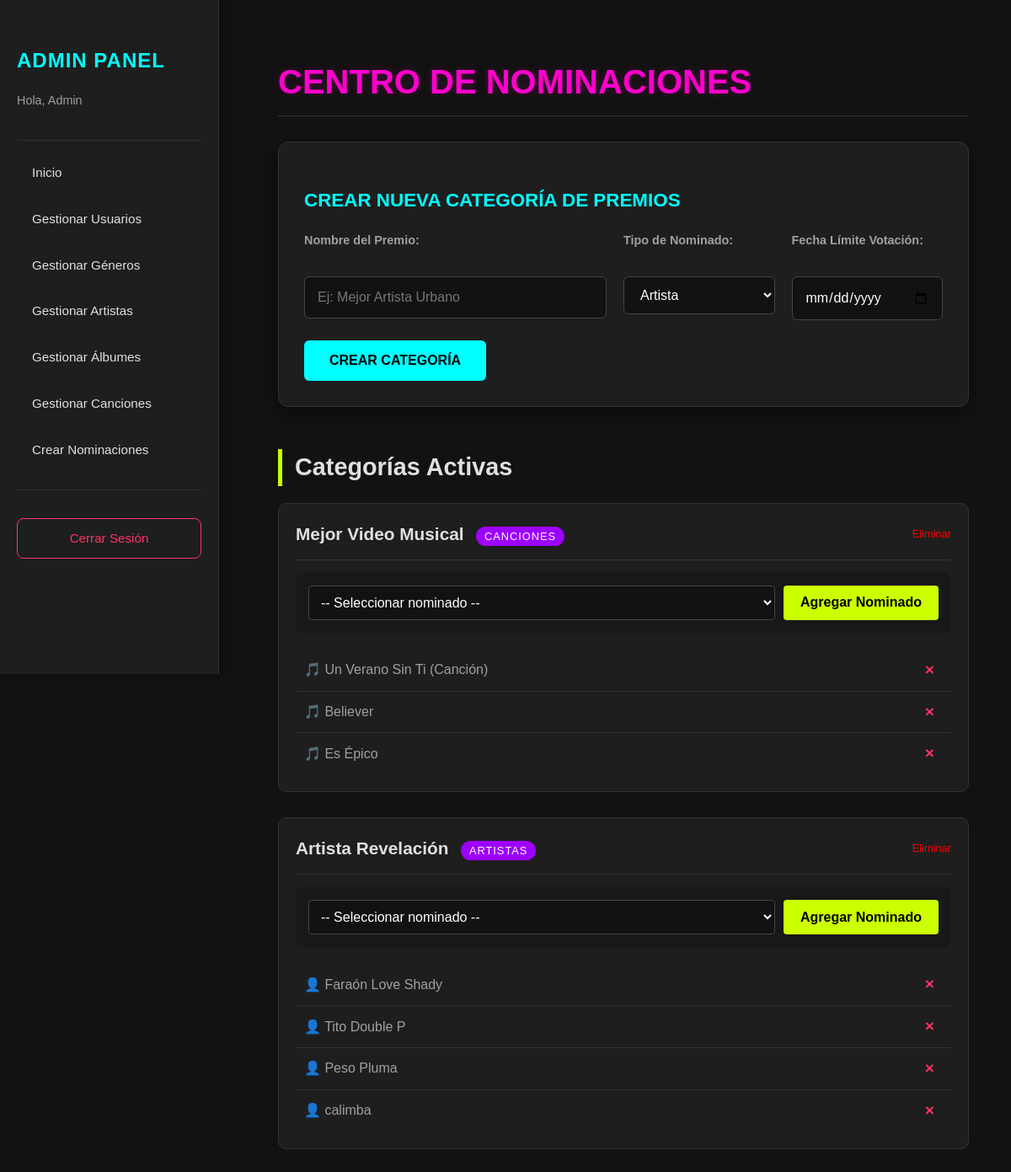
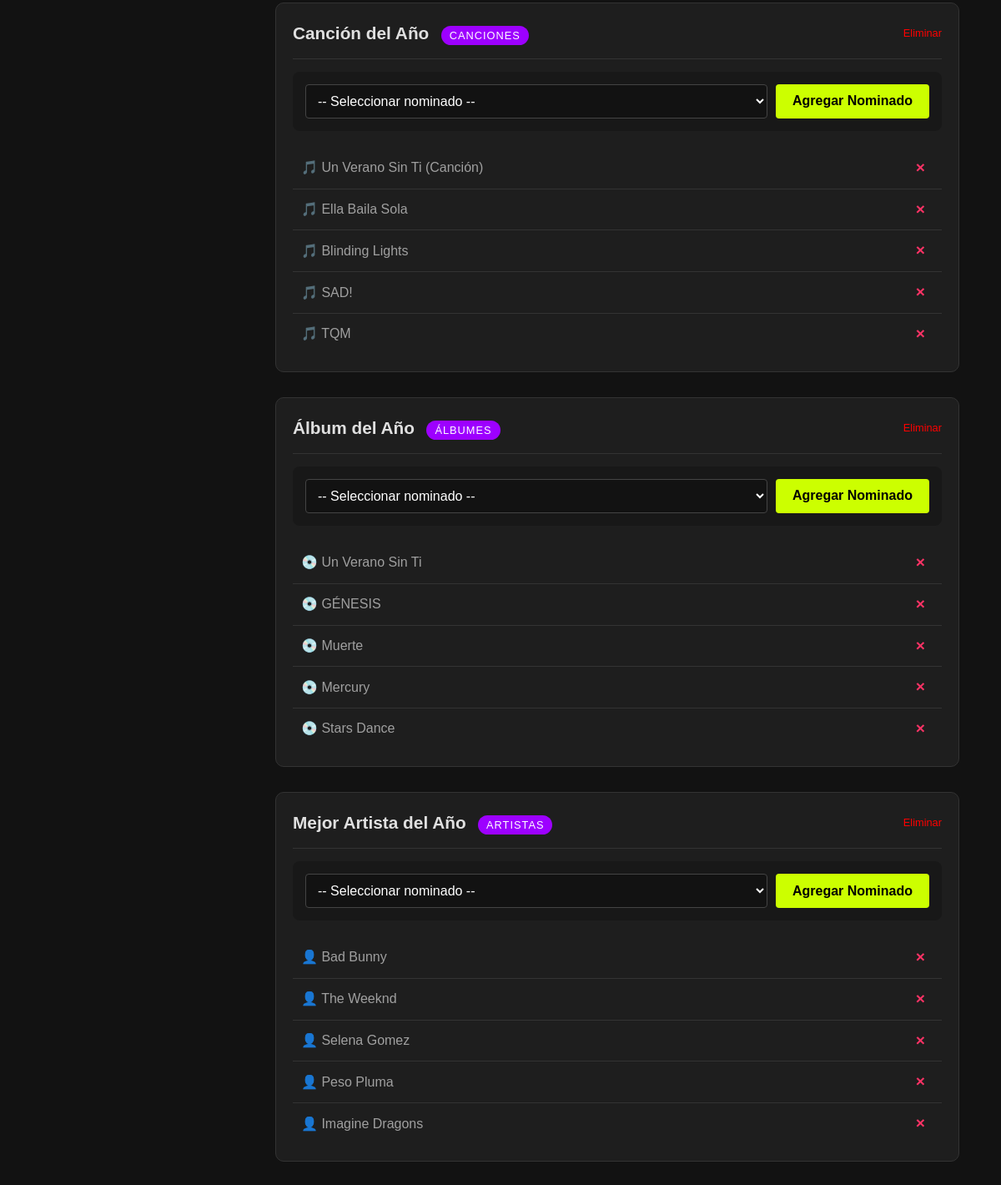
/app/views/panel/nominaciones.php (signed in), run on the app's committed database (2 pictures, top to bottom).
### tables this page shows
CREATE TABLE IF NOT EXISTS `categorias_nominaciones` (
  `id_categoria_nominacion` int NOT NULL AUTO_INCREMENT,
  `estatus_categoria_nominacion` tinyint NOT NULL,
  `tipo_categoria_nominacion` tinyint NOT NULL,
  `nombre_categoria_nominacion` varchar(50) NOT NULL,
  `fecha_categoria_nominacion` date NOT NULL,
  PRIMARY KEY (`id_categoria_nominacion`)
);

CREATE TABLE IF NOT EXISTS `nominaciones` (
  `id_nominacion` int NOT NULL AUTO_INCREMENT,
  `fecha_nominacion` timestamp NOT NULL DEFAULT CURRENT_TIMESTAMP,
  `id_categoria_nominacion` int NOT NULL,
  `id_artista` int DEFAULT NULL,
  `id_album` int DEFAULT NULL,
  `contador_nominacion` int DEFAULT '0',
  `id_cancion` int DEFAULT NULL,
  PRIMARY KEY (`id_nominacion`),
  KEY `id_categoria_nominacion` (`id_categoria_nominacion`),
  KEY `id_artista` (`id_artista`),
  KEY `id_album` (`id_album`),
  KEY `nominaciones_ibfk_4` (`id_cancion`)
);

CREATE TABLE IF NOT EXISTS `canciones` (
  `id_cancion` int NOT NULL AUTO_INCREMENT,
  `estatus_cancion` tinyint NOT NULL,
  `nombre_cancion` varchar(50) NOT NULL,
  `fecha_lanzamiento_cancion` date NOT NULL,
  `duracion_cancion` time DEFAULT NULL,
  `mp3_cancion` varchar(200) DEFAULT NULL,
  `url_cancion` varchar(200) DEFAULT NULL,
  `url_video_cancion` varchar(200) DEFAULT NULL,
  `id_album` int DEFAULT NULL,
  `id_artista` int NOT NULL,
  `id_genero` int NOT NULL,
  `imagen_cancion` varchar(255) DEFAULT NULL,
  PRIMARY KEY (`id_cancion`),
  KEY `id_artista` (`id_artista`),
  KEY `id_genero` (`id_genero`),
  KEY `fk_cancion_album` (`id_album`)
);

CREATE TABLE IF NOT EXISTS `artistas` (
  `id_artista` int NOT NULL AUTO_INCREMENT,
  `estatus_artista` tinyint NOT NULL,
  `pseudonimo_artista` varchar(50) NOT NULL,
  `nacionalidad_artista` varchar(100) DEFAULT NULL,
  `biografia_artista` text,
  `id_usuario` int NOT NULL,
  `id_genero` int DEFAULT NULL,
  `imagen_artista` varchar(255) DEFAULT NULL,
  PRIMARY KEY (`id_artista`),
  UNIQUE KEY `id_usuario` (`id_usuario`),
  KEY `id_genero` (`id_genero`)
);

CREATE TABLE IF NOT EXISTS `albumes` (
  `id_album` int NOT NULL AUTO_INCREMENT,
  `estatus_album` tinyint NOT NULL,
  `fecha_lanzamiento_album` date NOT NULL,
  `titulo_album` varchar(50) NOT NULL,
  `descripcion_album` text,
  `imagen_album` varchar(200) DEFAULT NULL,
  `id_artista` int NOT NULL,
  `id_genero` int DEFAULT NULL,
  PRIMARY KEY (`id_album`),
  KEY `id_artista` (`id_artista`),
  KEY `id_genero` (`id_genero`)
);

### app/views/panel/nominaciones.php (the view, shortened to what this page needs)
<?php
require_once '../../../config/conexion-bd.php';
$categorias = $conexion->query("SELECT * FROM categorias_nominaciones WHERE estatus_categoria_nominacion = 1 ORDER BY id_categoria_nominacion DESC")->fetchAll(PDO::FETCH_ASSOC);
?>
<!DOCTYPE html>
<html lang="es">
<head>
    <link rel="stylesheet" href="<?php echo HOST; ?>recursos/assets/css/reset.css">
    <link rel="stylesheet" href="<?php echo HOST; ?>recursos/assets/css/root.css">
    <link rel="stylesheet" href="<?php echo HOST; ?>recursos/assets/css/menu-lateral.css">
    <link rel="stylesheet" href="<?php echo HOST; ?>recursos/assets/css/nominaciones.css">
</head>
<body>
    <?php include '../../../recursos/recursos_panel/menu_lateral.php'; ?>
    <main>
        <h1>Centro de Nominaciones</h1>
        <div class="panel-crear">
            <h3>Crear Nueva Categoría de Premios</h3>
            <form action="../../backend/panel/acc_nominaciones.php" method="POST">
                <div style="display: flex; gap: 20px;">
                    <div style="flex: 2;">
                        <label>Nombre del Premio:</label><br>
                        <input type="text" name="nombre" required placeholder="Ej: Mejor Artista Urbano" style="width: 100%;">
                    </div>
                    <div style="flex: 1;">
                        <label>Tipo de Nominado:</label><br>
                        <select name="tipo" required style="width: 100%;">
                            <option value="1">Artista</option>
                        </select>
                    </div>
                    <div style="flex: 1;">
                        <label>Fecha Límite Votación:</label><br>
                        <input type="date" name="fecha_limite" required style="width: 100%;">
                    </div>
                </div>
                <br>
                <button type="submit" class="btn-main">Crear Categoría</button>
            </form>
        </div>
        <h2>Categorías Activas</h2>
        <?php foreach ($categorias as $cat): ?>
            <?php
                $tipo_txt = "";
                if($cat['tipo_categoria_nominacion'] == 1) $tipo_txt = "Artistas";
                if($cat['tipo_categoria_nominacion'] == 2) $tipo_txt = "Álbumes";
                if($cat['tipo_categoria_nominacion'] == 3) $tipo_txt = "Canciones";
            ?>
            <div class="categoria-card">
                <div class="header-cat">
                    <div>
                        <strong style="font-size: 1.2rem;"><?php echo $cat['nombre_categoria_nominacion']; ?></strong>
                        <span class="badge"><?php echo $tipo_txt; ?></span>
                    </div>
                    <a href="../../backend/panel/acc_nominaciones.php?accion=borrar_cat&id=<?php echo $cat['id_categoria_nominacion']; ?>"
                       style="color: red; font-size: 0.8rem;" onclick="return confirm('¿Borrar categoría?')">Eliminar</a>
                </div>
                <form class="form-nominar" action="../../backend/panel/acc_nominaciones.php" method="POST">
                    <select name="id_item" required>
                        <option value="">-- Seleccionar nominado --</option>
                    </select>
                    <button type="submit" class="btn-add">Agregar Nominado</button>
                </form>
                <ul class="lista-nominados">
                    <?php
                        $sql_noms = "SELECT n.id_nominacion,
                                            ar.pseudonimo_artista,
                                            al.titulo_album,
                                            cn.nombre_cancion
                                     FROM nominaciones n
                                     LEFT JOIN artistas ar ON n.id_artista = ar.id_artista
                                     LEFT JOIN albumes al ON n.id_album = al.id_album
                                     LEFT JOIN canciones cn ON n.id_cancion = cn.id_cancion
                                     WHERE n.id_categoria_nominacion = " . $cat['id_categoria_nominacion'];
                        $noms = $conexion->query($sql_noms)->fetchAll(PDO::FETCH_ASSOC);
                    ?>
                    <?php foreach($noms as $n): ?>
                        <li class="nominado-item">
                            <?php
                                if($n['pseudonimo_artista']) echo "👤 " . $n['pseudonimo_artista'];
                                if($n['titulo_album']) echo "💿 " . $n['titulo_album'];
                                if($n['nombre_cancion']) echo "🎵 " . $n['nombre_cancion'];
                            ?>
                            <a href="../../backend/panel/acc_nominaciones.php?accion=borrar_nom&id=<?php echo $n['id_nominacion']; ?>" class="btn-x">×</a>
                        </li>
                    <?php endforeach; ?>
                </ul>
            </div>
        <?php endforeach; ?>
    </main>
</body>
</html>

### recursos/assets/css/root.css (style rules this page uses)
:root { --bg-color: #050505; --neon-pink: #FF00CC; --neon-lime: #CCFF00; --neon-cyan: #00FFFF; --neon-violet: #9D00FF; --text-color: #FFFFFF; --text-muted: #E0E0E0; --admin-bg: #121212; --panel-bg: #1E1E1E; --text-primary: #E0E0E0; --text-secondary: #A0A0A0; --table-border: #333333; --btn-create: #00FFFF; --text-on-create: #000000; --btn-edit: #CCFF00; --text-on-edit: #000000; --btn-delete: #FF3366; --text-on-delete: #FFFFFF; --msg-success: #00E676; --msg-error: #FF1744; --gradient-mtv: linear-gradient(135deg, var(--neon-pink) 0%, var(--neon-violet) 100%); }

### recursos/assets/css/nominaciones.css (style rules this page uses)
body { background-color: var(--admin-bg); color: var(--text-primary); min-height: 100vh; }
main { margin-left: 280px; padding: 40px 50px; width: calc(100% - 280px); min-height: 100vh; background-color: var(--admin-bg); }
main h1 { color: var(--neon-pink); font-size: 2.5rem; margin-bottom: 30px; text-transform: uppercase; font-weight: 800; text-shadow: 0 0 10px rgba(255, 0, 204, 0.2); border-bottom: 1px solid #333; padding-bottom: 10px; }
main h2 { color: var(--text-primary); margin-top: 50px; margin-bottom: 20px; font-size: 1.8rem; border-left: 5px solid var(--neon-lime); padding-left: 15px; }
.panel-crear { background-color: var(--panel-bg); padding: 30px; border-radius: 12px; border: 1px solid var(--table-border); box-shadow: 0 5px 20px rgba(0,0,0,0.4); margin-bottom: 40px; }
.panel-crear h3 { color: var(--btn-create); margin-bottom: 20px; font-size: 1.4rem; text-transform: uppercase; }
.panel-crear label { display: block; color: var(--text-secondary); font-size: 0.9rem; margin-bottom: 8px; font-weight: 600; }
.panel-crear input[type="text"], .panel-crear input[type="date"], .panel-crear select { background-color: var(--admin-bg); border: 1px solid #444; color: white; padding: 12px 15px; border-radius: 6px; font-size: 1rem; outline: none; transition: all 0.3s ease; }
.btn-main { background-color: var(--btn-create); color: #000; border: none; padding: 12px 30px; font-weight: bold; text-transform: uppercase; border-radius: 6px; cursor: pointer; transition: transform 0.2s; font-size: 1rem; }
.categoria-card { background-color: var(--panel-bg); border: 1px solid var(--table-border); border-radius: 10px; padding: 20px; margin-bottom: 30px; position: relative; transition: border-color 0.3s; }
.header-cat { display: flex; justify-content: space-between; align-items: center; border-bottom: 1px solid #333; padding-bottom: 15px; margin-bottom: 15px; }
.header-cat strong { color: var(--text-primary); font-size: 1.3rem !important; }
.badge { background-color: var(--neon-violet); color: white; padding: 4px 10px; border-radius: 20px; font-size: 0.8rem; margin-left: 10px; text-transform: uppercase; letter-spacing: 1px; }
.form-nominar { display: flex; gap: 10px; margin-bottom: 20px; background-color: rgba(0,0,0,0.2); padding: 15px; border-radius: 8px; }
.form-nominar select { flex-grow: 1; background-color: var(--admin-bg); border: 1px solid #444; color: white; padding: 10px; border-radius: 4px; outline: none; }
.btn-add { background-color: var(--neon-lime); color: black; border: none; padding: 0 20px; font-weight: bold; border-radius: 4px; cursor: pointer; transition: background 0.2s; }
.lista-nominados { list-style: none; padding: 0; margin: 0; }
.nominado-item { display: flex; justify-content: space-between; align-items: center; padding: 10px; border-bottom: 1px solid #333; color: var(--text-secondary); }
.nominado-item:last-child { border-bottom: none; }
.btn-x { color: var(--btn-delete); text-decoration: none; font-weight: bold; font-size: 1.2rem; padding: 0 10px; transition: color 0.2s; }

### data on the page
categorias_nominaciones: nombre_categoria_nominacion "Mejor Video Musical", tipo_categoria_nominacion "CANCIONES"
nominaciones: id_cancion.nombre_cancion "Un Verano Sin Ti (Canción)"
nominaciones: id_cancion.nombre_cancion "Believer"
nominaciones: id_cancion.nombre_cancion "Es Épico"
categorias_nominaciones: nombre_categoria_nominacion "Artista Revelación", tipo_categoria_nominacion "ARTISTAS"
nominaciones: id_artista.pseudonimo_artista "Faraón Love Shady"
nominaciones: id_artista.pseudonimo_artista "Tito Double P"
nominaciones: id_artista.pseudonimo_artista "Peso Pluma"
nominaciones: id_artista.pseudonimo_artista "calimba"
categorias_nominaciones: nombre_categoria_nominacion "Canción del Año", tipo_categoria_nominacion "CANCIONES"
nominaciones: id_cancion.nombre_cancion "Un Verano Sin Ti (Canción)"
nominaciones: id_cancion.nombre_cancion "Ella Baila Sola"
nominaciones: id_cancion.nombre_cancion "Blinding Lights"
nominaciones: id_cancion.nombre_cancion "SAD!"
nominaciones: id_cancion.nombre_cancion "TQM"
categorias_nominaciones: nombre_categoria_nominacion "Álbum del Año", tipo_categoria_nominacion "ÁLBUMES"
nominaciones: id_album.titulo_album "Un Verano Sin Ti"
nominaciones: id_album.titulo_album "GÉNESIS"
nominaciones: id_album.titulo_album "Muerte"
nominaciones: id_album.titulo_album "Mercury"
nominaciones: id_album.titulo_album "Stars Dance"
categorias_nominaciones: nombre_categoria_nominacion "Mejor Artista del Año", tipo_categoria_nominacion "ARTISTAS"
nominaciones: id_artista.pseudonimo_artista "Bad Bunny"
nominaciones: id_artista.pseudonimo_artista "The Weeknd"
nominaciones: id_artista.pseudonimo_artista "Selena Gomez"
nominaciones: id_artista.pseudonimo_artista "Peso Pluma"
nominaciones: id_artista.pseudonimo_artista "Imagine Dragons"

### other printed values
$_SESSION['nombre'] "Admin"
